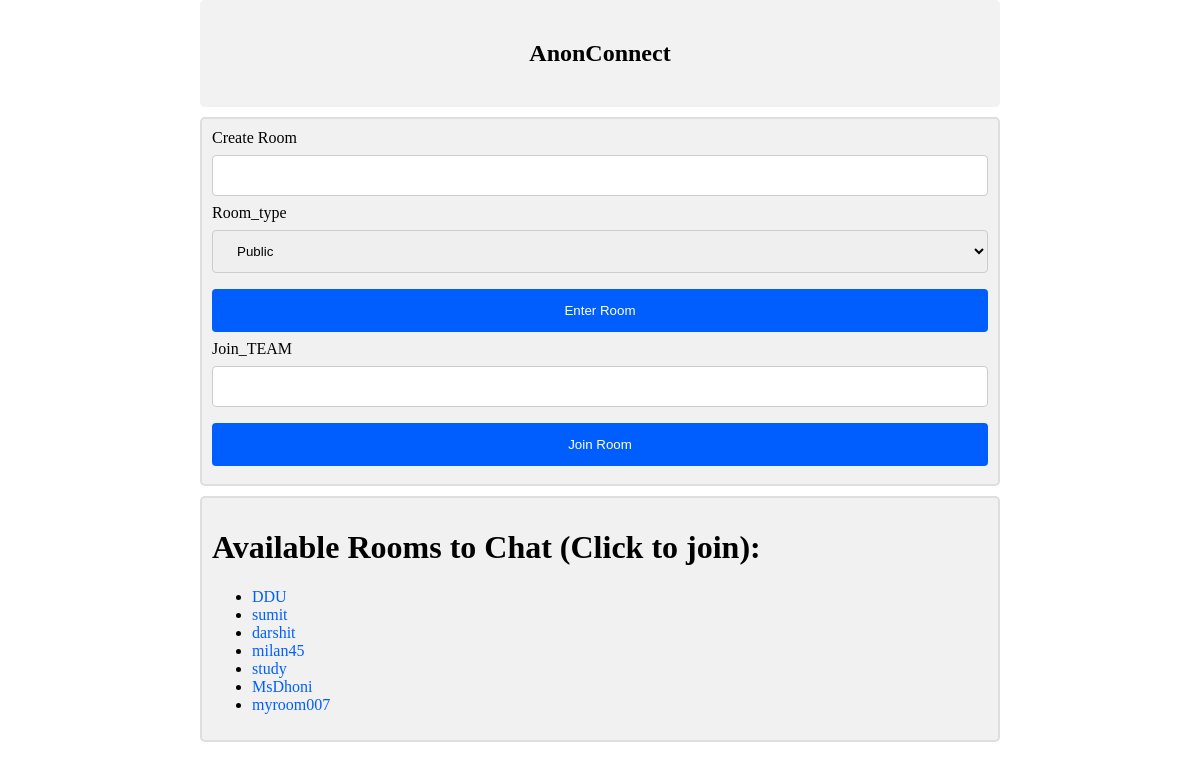
Before: / with the older database file.
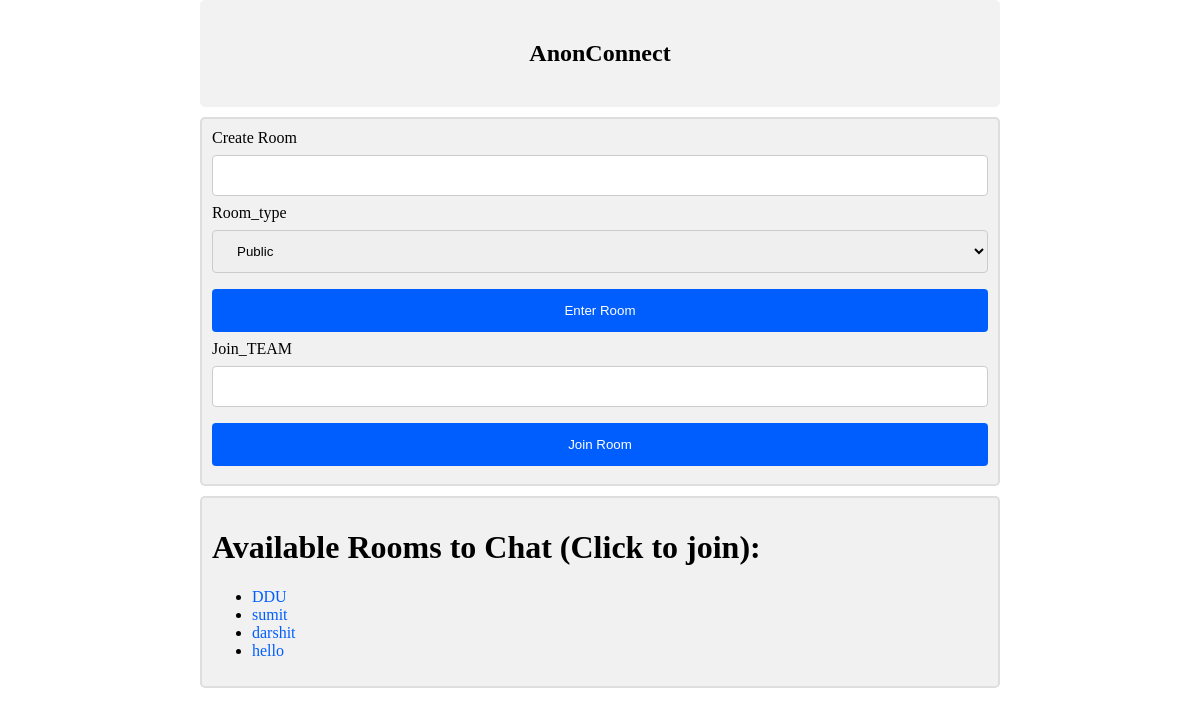
After: the same page with the newer database file.
### chat/models.py (models this page shows)
class Room(models.Model):
    name = models.CharField(max_length=1000,unique=True)
    type=models.CharField(max_length=20)
    Join=models.CharField(max_length=1000)

### chat/views.py (the view)
# urls.py: path('', views.home, name='home'),
def home(request):
    rooms = Room.objects.all()
    return render(request, 'home.html',{'rooms': rooms})

### templates/home.html (shortened to what this page needs)
<!DOCTYPE html>
<html>
<head>
{% load static %}
<link rel="stylesheet" href="{% static 'css/style2.css' %}">
</head>
<body>
<div align="center">
    <h2>AnonConnect</h2>
</div>
<div class="container">
    <form id="post-form" method="POST" action="checkview">
        <label>Create Room</label>
        <input type="text" name="room_name" id="room_name" width="100px" required/>
        <label>Room_type</label>
        <select name="prefer" id="prefer">
          <option value="public">Public</option>
        </select>
        <input type="submit" value="Enter Room">
    </form>
    <form id="post-form" method="POST" action="jointeam">
      <label>Join_TEAM</label>
      <input type="text" name="join" id="join" width="100px"/>
      <input type="submit" value="Join Room">
    </form>
</div>
<div class="container">
  <h1> Available  Rooms to Chat (Click to join): </h1>
  {% if rooms %}
    <ul>
      {% for room in rooms %}
        {% if room.type == 'public' %}
          <li><a href="{{room.name}}/" class="room"> {{ room.name }}</a></li>
        {%endif%}
      {%endfor%}
    </ul>
  {%endif%}
</div>
</body>
</html>

### static/css/style2.css (style rules this page uses)
body { margin: 0 auto; max-width: 800px; padding: 0 20px; }
.container { border: 2px solid #dedede; background-color: #f1f1f1; border-radius: 5px; padding: 10px; margin: 10px 0; }
.container::after { content: ""; clear: both; display: table; }
input[type=text], select { width: 100%; padding: 12px 20px; margin: 8px 0; display: inline-block; border: 1px solid #ccc; border-radius: 4px; box-sizing: border-box; }
input[type=submit] { width: 100%; background-color: #005eff; color: white; padding: 14px 20px; margin: 8px 0; border: none; border-radius: 4px; cursor: pointer; }
div { border-radius: 5px; background-color: #f2f2f2; padding: 20px; }
a { color: #005eff; text-decoration: none; }

Changed rows visible on the page:
removed Room: name "milan45"
removed Room: name "study"
removed Room: name "MsDhoni"
removed Room: name "myroom007"
added Room: name "hello"
